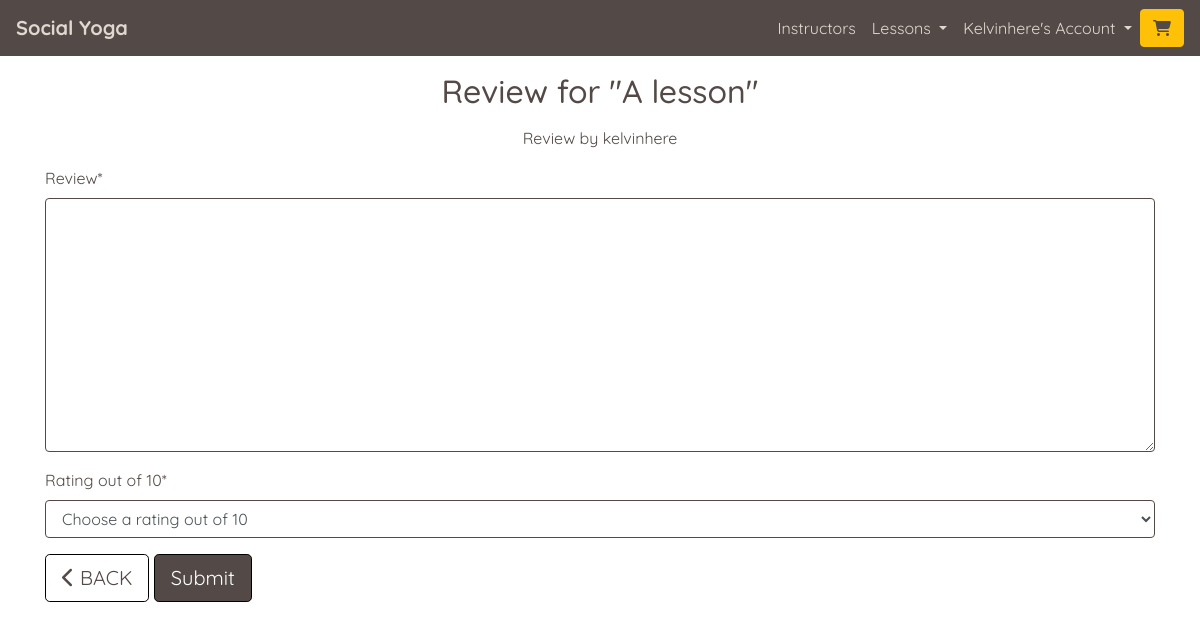
/lessons/review_lesson/D7154AEFC5D54C8485C9D51CBA189DD5 (signed in), run on an earlier commit of the app's database.
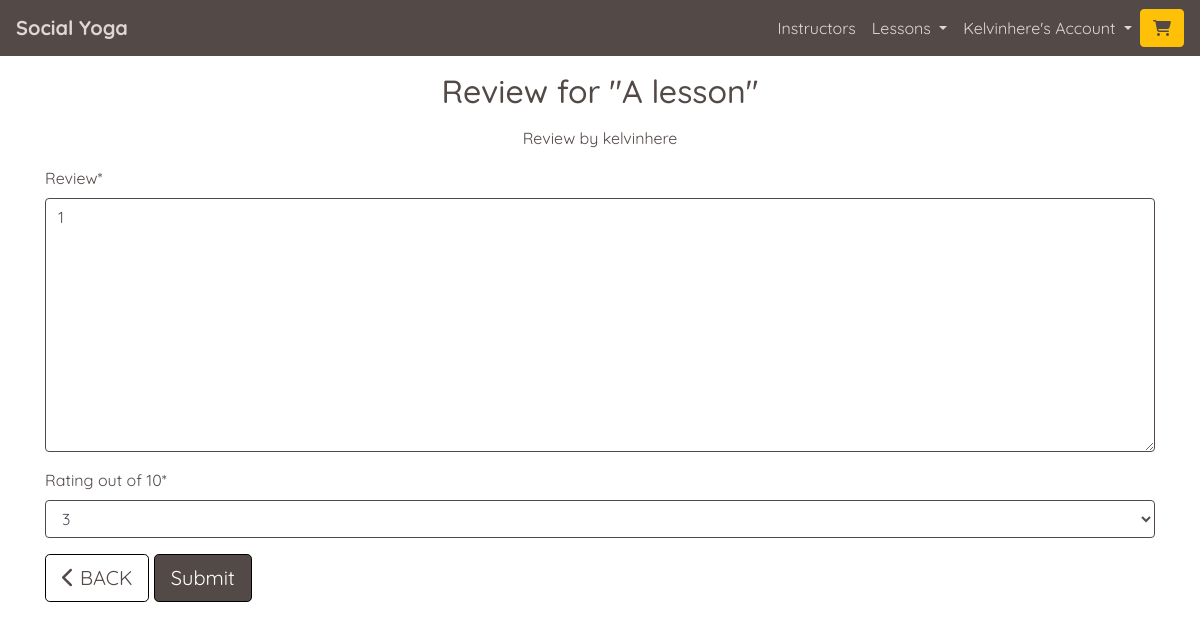
And on a later commit of the database.
### lessons/models.py (models this page shows, shortened)
class LessonReview(models.Model):
    profile = models.ForeignKey(UserProfile,
                                null=False,
                                on_delete=models.CASCADE,
                                blank=False,
                                related_name='reviewer')
    lesson = models.ForeignKey(Lesson,
                               null=False,
                               blank=False,
                               on_delete=models.CASCADE,
                               related_name='reviewedLesson')
    review = models.TextField(max_length=512)
    rating = models.IntegerField()
    date = models.DateTimeField(default=datetime.now, blank=True)

### lessons/views.py (the view)
# urls.py: path('review_lesson/<lesson_id>', views.review_lesson,
@login_required
def review_lesson(request, lesson_id):
    profile = get_object_or_404(UserProfile, user=request.user)
    try:
        lesson = get_object_or_404(Lesson, lesson_id=lesson_id)
    except Exception:
        messages.error(request, ('Cannot create/edit a review for'
                                 ' an invalid lesson.'))
        return redirect(reverse('home'))
    if not lesson.is_free:
        if not OrderLineItem.objects.filter(profile=profile,
                                            lesson=lesson).exists():
            messages.error(request, ('You cannot review a lesson'
                                     ' you do not own.'))
            return redirect(reverse('home'))
    existing_review = LessonReview.objects.filter(profile=profile,
                                                  lesson=lesson).first()
    if profile == lesson.instructor_profile:
        messages.error(request, ('You cannot review your'
                                 ' own lessons.'))
        return redirect('studio', lesson.lesson_id)
    template = "lessons/review.html"
    context = {
        'profile': profile,
        'lesson': lesson,
    }
    if request.method == 'POST':
        post_data = request.POST.copy()
        if int(request.POST['profile']) != profile.id:
            messages.error(request, ('You can only create and edit'
                                     ' your own reviews.'))
            return redirect('studio', lesson.lesson_id)
        rating_value = request.POST['rating_dropdown']
        if int(rating_value) not in range(1, 11):
            messages.error(request, ('You entered an invalid rating,'
                                     ' please try again.'))
            return redirect('studio', lesson.lesson_id)
        else:
            rating_value = int(rating_value)
            post_data.update({'rating': rating_value})
        if not existing_review:
            form = ReviewForm(post_data)
        else:
            form = ReviewForm(post_data, instance=existing_review)
        if form.is_valid():
            review = form.save(commit=False)
            review.rating = rating_value
            review.save()
            return redirect('studio', lesson.lesson_id)
        else:
            error = form.errors
            messages.error(request, f'Error in review form: {error}')
            return redirect('studio', lesson.lesson_id)
    else:
        if existing_review:
            form = ReviewForm(instance=existing_review)
            form.fields["rating_dropdown"].initial = existing_review.rating
            context['form'] = form
            return render(request, template, context)
        else:
            form = ReviewForm(initial={'profile': profile, 'lesson': lesson})
            context['form'] = form
            return render(request, template, context)

### lessons/forms.py
class ReviewForm(forms.ModelForm):
    RATING_CHOICES = (
        ('', 'Choose a rating out of 10'),
        (1, '1'),
        (2, '2'),
        (3, '3'),
        (4, '4'),
        (5, '5'),
        (6, '6'),
        (7, '7'),
        (8, '8'),
        (9, '9'),
        (10, '10'), )
    rating_dropdown = forms.ChoiceField(choices=RATING_CHOICES,
                                        label="Rating out of 10")
    class Meta:
        model = LessonReview
        fields = '__all__'
        widgets = {'profile': forms.HiddenInput,
                   'lesson': forms.HiddenInput,
                   'date': forms.HiddenInput,
                   'rating': forms.HiddenInput, }
    def __init__(self, *args, **kwargs):
        super(ReviewForm, self).__init__(*args, **kwargs)
        for field_name, field in self.fields.items():
            field.widget.attrs['class'] = 'custom-crispy-form-styling'

### profiles/models.py (called while the page is built)
    def __str__(self):
        return self.user.username

### yoga/utils.py (called while the page is built)
def get_profile_or_none(request):
    try:
        return UserProfile.objects.get(user=request.user)
    except Exception:
        return None

### lessons/templates/lessons/review.html (shortened to what this page needs)
{% extends "base.html" %}
{% load static %}
{% block content %}
    <div class="container page-contents">
        <div class="row">
            <div class="col-12">
                <h1 class="text-center title-text my-3" id="lesson-page-title">Review for "{{ lesson.lesson_name }}"</h1>
                <p class="text-center my-3">Review by {{ profile }}</p>
            </div>
        </div>
        <div class="row">
            <div class="col-12">
                <form method="POST" action="{% url 'review_lesson' lesson.lesson_id%}" class="form">
                    {{ form|crispy }}
                    <a href="{% url 'studio' lesson.lesson_id %}" class="btn btn-lg btn-custom-invert">
                        <span class="icon">
                            <i class="fas fa-chevron-left"></i>
                        </span>
                        <span class="text-uppercase">Back</span>
                    </a>
                    <input type="submit" value="Submit" class="btn btn-lg btn-custom-darken">
                </form>
            </div>
        </div>
    </div>
{% endblock %}

What changed in the data, as far as the page shows it:
added LessonReview: review "1"
Also different on the page:
form field rating_dropdown: "Choose a rating out of 10" → "3"
